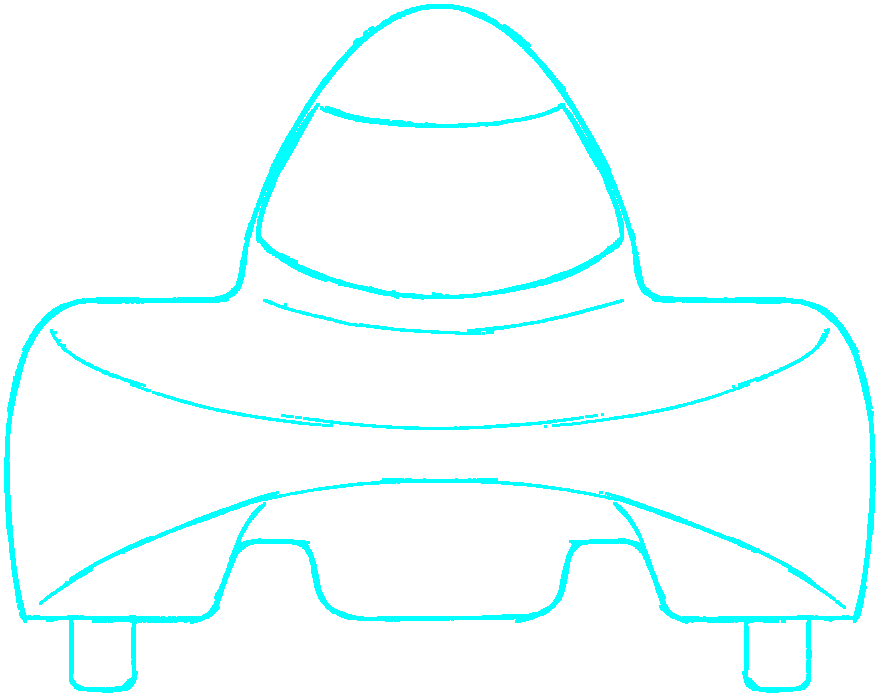
#> input picture android-app/app/src/main/assets/img/header-front.png, 880 x 697 px, given in place of sketch_front_1768771404735.png, which was not available
$ python add_headlights.py
#> lines starting #> are read from the running program, lines starting #| are printed output that depends on the picture; after the words box and inside, x2 and y2 are one past the last pixel; in counts of white or black regions, pixels touching at a corner belong together; pictures that were not available may be replaced by others from this repository, and a replacement may not be noted
from PIL import Image, ImageDraw, ImageFilter
import os

# Konfigürasyon
cyan_color = (6, 182, 212)  # Turkuaz
white_color = (255, 255, 255)

# Dosya Yolları
source_path = r"C:\Users\ALI\.gemini\antigravity\brain\58b6a873-640e-4a05-9cab-830277833111\sketch_front_1768771404735.png"
output_path = r"c:\Users\ALI\Desktop\1.5 ADANA\telemetry-http\public\img\race-bg.png"

def add_headlights():
    print("Orijinal ön görünüm çizimi yükleniyor...")

    # Orijinal görüntüyü yükle (beyaz üzerine siyah)
    img = Image.open(source_path)
#> img is the input picture: PIL image 880x697 RGBA; mean R, G, B, A 0, 13.8, 13.8, 13.8

    # Gri tonlamaya çevir
    gray = img.convert('L')
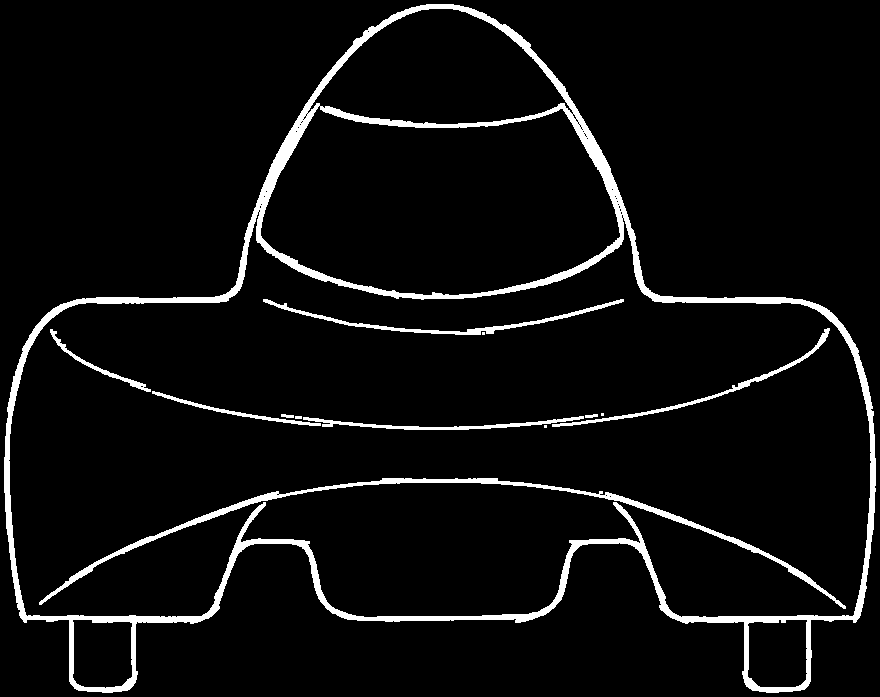
#> gray: PIL image 880x697 L; values 0 (black) and 179 (white), 5.4% white; 13 white regions (3 under 20 px), largest, box (x1, y1, x2, y2) and area: (4, 4, 876, 693) 24442, (39, 478, 846, 609) 4025, (263, 299, 624, 335) 1387

    width, height = img.size
#> width = 880; height = 697
    print(f"Görüntü boyutu: {width}x{height}")
#| Görüntü boyutu: 880x697

    # Şeffaflık ile turkuaz versiyon oluştur
    result = Image.new('RGBA', (width, height), (0, 0, 0, 0))
#> result: PIL image 880x697 RGBA; every value is 0
    result_pixels = result.load()
    gray_pixels = gray.load()

    for y in range(height):
        for x in range(width):
            brightness = gray_pixels[x, y]
            alpha = 255 - brightness
            if alpha < 15:
                alpha = 0  # Arkaplanı temizle
            result_pixels[x, y] = cyan_color + (alpha,)

    print("Turkuaza dönüştürüldü...")

    # Şimdi LED farları ekle
    # Ön görünüme göre, farlar dış kenarlarda
    # gövdenin alt kısmına yakın (ön tampon bölgesinde)

    # Yaklaşık konumlar (görüntü boyutlarına göre ayarlayın)
    # 1024x1024 görüntü için, araç gövdesi kabaca:
    # - Sol taraf x=180-280 civarı
    # - Sağ taraf x=740-840 civarı
    # - Dikey olarak, farlar y=580-620 civarı

    # Ölçek faktörleri
    scale_x = width / 1024
#> scale_x = 0.859
    scale_y = height / 1024
#> scale_y = 0.681

    # Sol far grubu (3 LED yan yana)
    left_x_start = int(195 * scale_x)
#> left_x_start = 167
    left_y = int(595 * scale_y)
#> left_y = 404
    led_spacing = int(18 * scale_x)
#> led_spacing = 15
    led_radius = int(6 * scale_x)
#> led_radius = 5

    # Sağ far grubu (3 LED yan yana) - solun aynası
    right_x_start = int(810 * scale_x)
#> right_x_start = 696

    draw = ImageDraw.Draw(result)
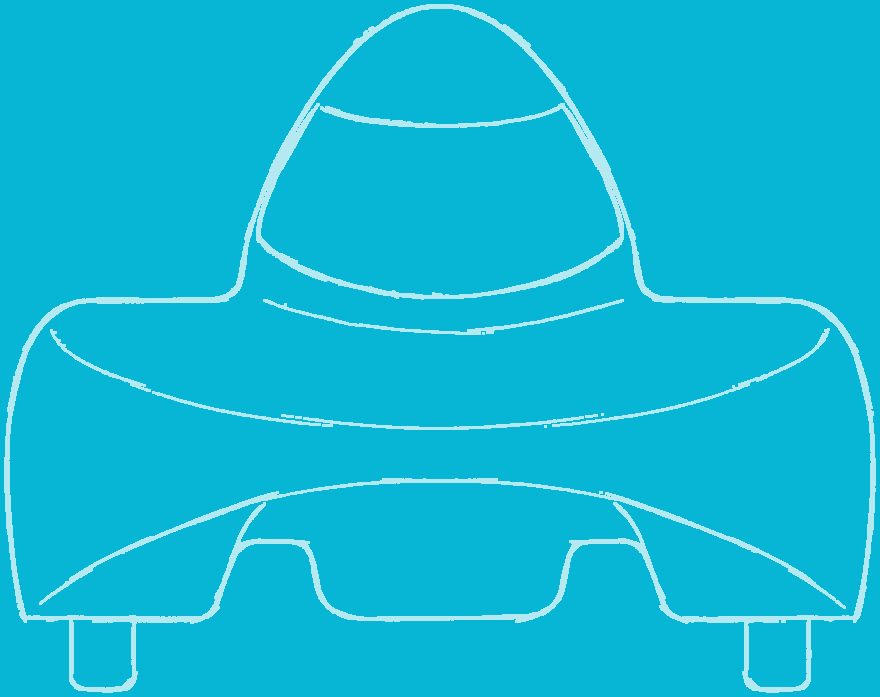
#> result: PIL image 880x697 RGBA; mean R, G, B, A 6, 182, 212, 245.3; transparent parts drawn white

    # Parıltı katmanı oluştur
    glow_layer = Image.new('RGBA', (width, height), (0, 0, 0, 0))
    glow_draw = ImageDraw.Draw(glow_layer)

    def draw_led(x, y, radius):
        # Dış parıltıyı çiz (daha büyük, yarı şeffaf)
        glow_radius = radius * 3
        for i in range(glow_radius, 0, -1):
            alpha = int(80 * (1 - i / glow_radius))  # Sönümle
            glow_draw.ellipse(
                [x - i, y - i, x + i, y + i],
                fill=(255, 255, 255, alpha)
            )
        # Çekirdek LED'i çiz (parlak beyaz)
        draw.ellipse(
            [x - radius, y - radius, x + radius, y + radius],
            fill=(255, 255, 255, 255)
        )

    # Sol grubu çiz (3 LED)
    for i in range(3):
        x = left_x_start + i * led_spacing
        draw_led(x, left_y, led_radius)

    # Sağ grubu çiz (3 LED) - sağdan sola doğru
    for i in range(3):
        x = right_x_start - i * led_spacing
        draw_led(x, left_y, led_radius)

    print("LED farlar eklendi...")

    # Parıltı katmanına hafif bulanıklık uygula ve birleştir
    glow_layer = glow_layer.filter(ImageFilter.GaussianBlur(radius=8))

    # Kompozit: parıltı arkada, ana görüntü üstte
    final = Image.alpha_composite(glow_layer, result)

    # Kaydet
    final.save(output_path, "PNG")
    print(f"Kaydedildi: {output_path}")

if __name__ == "__main__":
    add_headlights()

$ run again, on android-app/app/src/main/assets/img/header-hydro-front.png
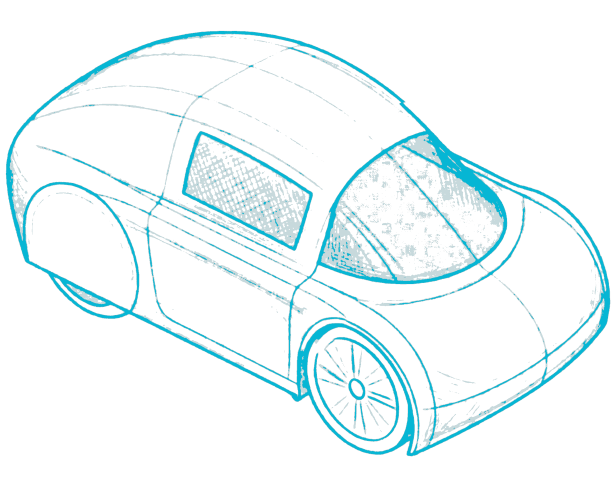
#> input picture android-app/app/src/main/assets/img/header-hydro-front.png, 1232 x 975 px, given in place of sketch_front_1768771404735.png, which was not available (shown at 1/2 size)
#> in add_headlights, img is the input picture: PIL image 1232x975 RGBA; mean R, G, B, A 0.5, 16.1, 18.7, 17.1
#> in add_headlights, `gray = img.convert('L')`:
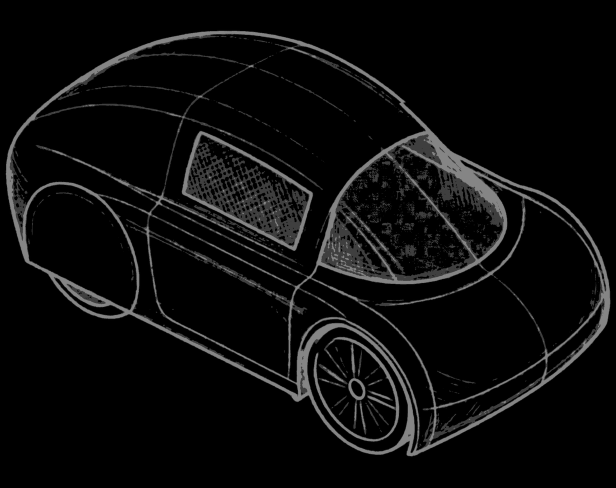
#> gray: PIL image 1232x975 L (shown at 1/2 size); min 0, max 143, mean 11.7
#| Görüntü boyutu: 1232x975
#> in add_headlights, `draw = ImageDraw.Draw(result)`:
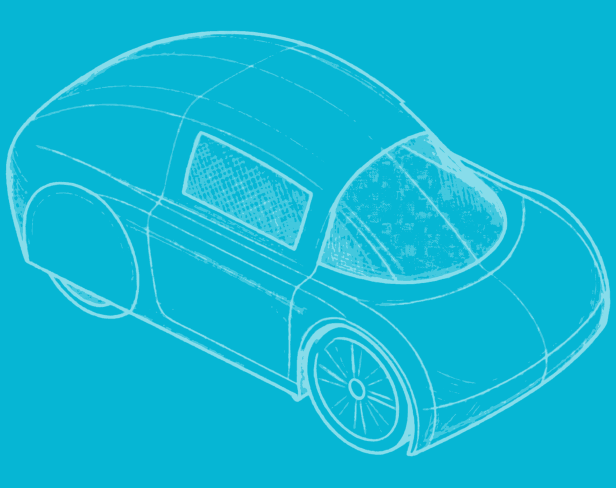
#> result: PIL image 1232x975 RGBA (shown at 1/2 size); mean R, G, B, A 6, 182, 212, 243.3; transparent parts drawn white
